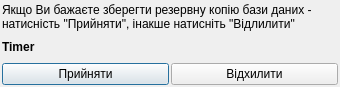
<?xml version="1.0" encoding="UTF-8"?>
<ui version="4.0">
 <class>tke_Dialog_saveDataBase</class>
 <widget class="QDialog" name="tke_Dialog_saveDataBase">
  <property name="geometry">
   <rect>
    <x>0</x>
    <y>0</y>
    <width>340</width>
    <height>87</height>
   </rect>
  </property>
  <property name="windowTitle">
   <string>Автозбереження резервної копії бази даних</string>
  </property>
  <layout class="QVBoxLayout">
   <property name="spacing">
    <number>2</number>
   </property>
   <property name="margin">
    <number>2</number>
   </property>
   <item>
    <widget class="QLabel" name="label_Explain">
     <property name="text">
      <string>Якщо Ви бажаєте зберегти резервну копію бази даних - натисність &quot;Прийняти&quot;, інакше натисніть &quot;Відлилити&quot;</string>
     </property>
     <property name="scaledContents">
      <bool>false</bool>
     </property>
     <property name="wordWrap">
      <bool>true</bool>
     </property>
    </widget>
   </item>
   <item>
    <widget class="QLabel" name="label_timer">
     <property name="font">
      <font>
       <weight>75</weight>
       <bold>true</bold>
      </font>
     </property>
     <property name="text">
      <string>Timer</string>
     </property>
    </widget>
   </item>
   <item>
    <layout class="QHBoxLayout">
     <property name="spacing">
      <number>2</number>
     </property>
     <item>
      <widget class="QPushButton" name="pushButton_accept">
       <property name="text">
        <string>Прийняти</string>
       </property>
       <property name="icon">
        <iconset resource="tke/tke_rc">
         <normaloff>:/pictures/pictures/button_ok.png</normaloff>:/pictures/pictures/button_ok.png</iconset>
       </property>
       <property name="iconSize">
        <size>
         <width>12</width>
         <height>12</height>
        </size>
       </property>
      </widget>
     </item>
     <item>
      <widget class="QPushButton" name="pushButton_reject">
       <property name="text">
        <string>Відхилити</string>
       </property>
       <property name="icon">
        <iconset resource="tke/tke_rc">
         <normaloff>:/pictures/pictures/button_cancel.png</normaloff>:/pictures/pictures/button_cancel.png</iconset>
       </property>
       <property name="iconSize">
        <size>
         <width>12</width>
         <height>12</height>
        </size>
       </property>
      </widget>
     </item>
    </layout>
   </item>
  </layout>
 </widget>
 <resources>
  <include location="tke/tke_rc"/>
 </resources>
 <connections/>
</ui>
